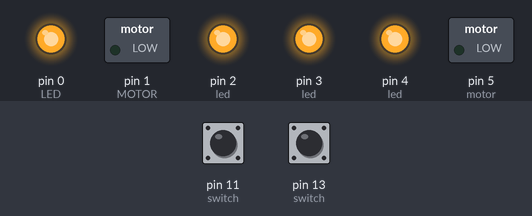
Bench run of a sketch on a simulated Arduino Uno, built with avr-gcc and run on an emulated ATmega328P. Parts: switched loads named in the sketch (green lamp = pin HIGH), output pins drawn as LEDs (lit = HIGH). Dashed ring = blinking. The test bench sets the inputs (shaded band); at power-on: pin 11 (switch) LOW, pin 13 (switch) LOW.

Above: at 2.8 s.
2.9 s: pin 11 (switch) pulled HIGH for 3.2 s
At 5.4 s:
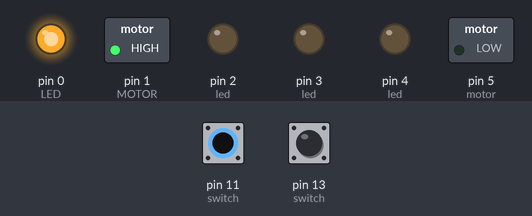
9.5 s: pin 13 (switch) pulled HIGH for 3.2 s
At 11.3 s:
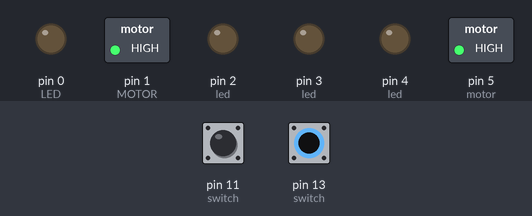
14.2 s: pin 11 (switch) driven HIGH and pin 13 (switch) driven HIGH
17.6 s: pin 11 (switch) driven LOW
At 17.75 s:
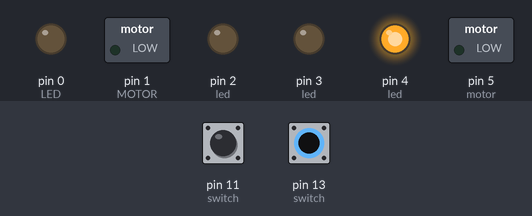
19.4 s: pin 11 (switch) driven HIGH
At 19.65 s:
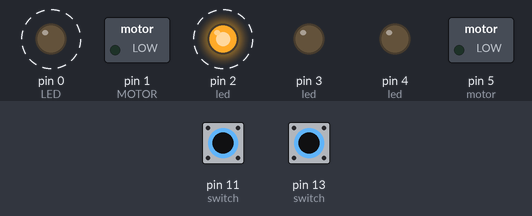
22.8 s: pin 13 (switch) driven LOW
At 22.95 s:
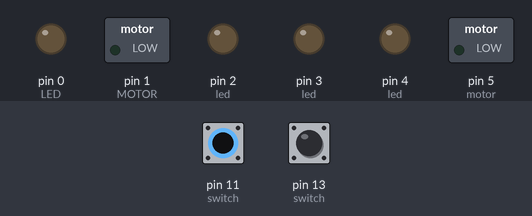
Timing chart, 0 to 25.8 s (numbered marks = the images above; inputs shaded):
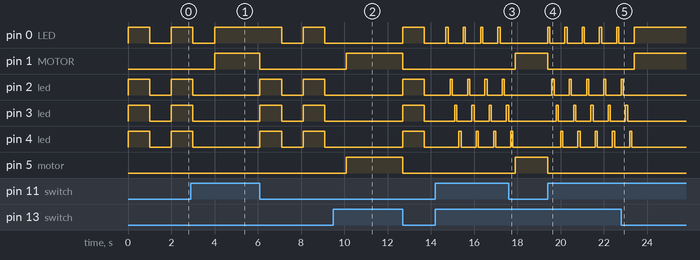

The sketch:

intePROJ.ino
```cpp
void setup() {
  // put your setup code here, to run once:
pinMode(13,INPUT); //switch
pinMode(11,INPUT); // switch
pinMode(1,OUTPUT);//MOTOR
pinMode(0,OUTPUT);//LED
pinMode(2,OUTPUT);//led
pinMode(3,OUTPUT);//led
pinMode(4,OUTPUT);//led
pinMode(5,OUTPUT);//motor
}

void loop() {
  // put your main code here, to run repeatedly:
if(digitalRead(13)==HIGH and digitalRead(11)==HIGH)
  {
    digitalWrite(1,LOW);
    digitalWrite(5,LOW);
    digitalWrite(0,HIGH);
    delay(100);
    digitalWrite(0,LOW);
    delay(100);
    digitalWrite(2,HIGH);
    delay(100);
    digitalWrite(2,LOW);
    delay(100);
    digitalWrite(3,HIGH);
    delay(100);
    digitalWrite(3,LOW);
    delay(100);
    digitalWrite(4,HIGH);
    delay(100);
    digitalWrite(4,LOW);
    delay(100);
//    digitalWrite(5,HIGH);
//    delay(100);
//    digitalWrite(5,LOW);
//    delay(100);
  }
if(digitalRead(13)== LOW and digitalRead(11)==LOW)
  {
    digitalWrite(1,LOW);
    digitalWrite(5,LOW);
    digitalWrite(0,HIGH);
    //delay(100);
    digitalWrite(2,HIGH);
    //delay(100);
    digitalWrite(3,HIGH);
    //delay(100);
    digitalWrite(4,HIGH);
    delay(1000);
    digitalWrite(0,LOW);
    //delay(100);
    digitalWrite(2,LOW);
    //delay(100);
    digitalWrite(3,LOW);
    //delay(100);
    digitalWrite(4,LOW);
    delay(1000);

  }
if(digitalRead(13)==HIGH, digitalRead(11)==LOW)
  {
    digitalWrite(1,HIGH);
    digitalWrite(5,HIGH);
  }
if(digitalRead(11)==HIGH and digitalRead(13)==LOW)
  {
    digitalWrite(1,HIGH);
    digitalWrite(0,HIGH);
//    digitalWrite(5,LOW);
//    digitalWrite(2,LOW);
//    digitalWrite(3,LOW);
//    digitalWrite(4,LOW);

  }
}
```

Measured:
- after the input at 2.9 s, pin 1 (MOTOR): LOW → HIGH after 1.1 s, → LOW 2.1 s later
- after the input at 9.5 s, pin 1 (MOTOR), pin 5 (motor): LOW → HIGH after 0.60 s, → LOW 2.6 s later
- after the input at 17.6 s, pin 0 (LED), pin 2 (led): stops changing and stays LOW; pin 1 (MOTOR), pin 5 (motor): LOW → HIGH after 0.30 s; pin 3 (led): goes on until 17.6 s, then stays LOW; pin 4 (led): goes on until 17.8 s, then stays LOW
- after the input at 19.4 s, pin 0 (LED): alternates HIGH for 0.10 s and LOW for 0.70 s, starting at once; pin 1 (MOTOR): HIGH → LOW at once
- after the input at 22.8 s, pin 0 (LED): goes on until 23.4 s, then stays HIGH; pin 1 (MOTOR): LOW → HIGH after 0.60 s; pin 2 (led): goes on until 22.9 s, then stays LOW; pin 3 (led): goes on until 23.1 s, then stays LOW; pin 4 (led): goes on until 23.3 s, then stays LOW
